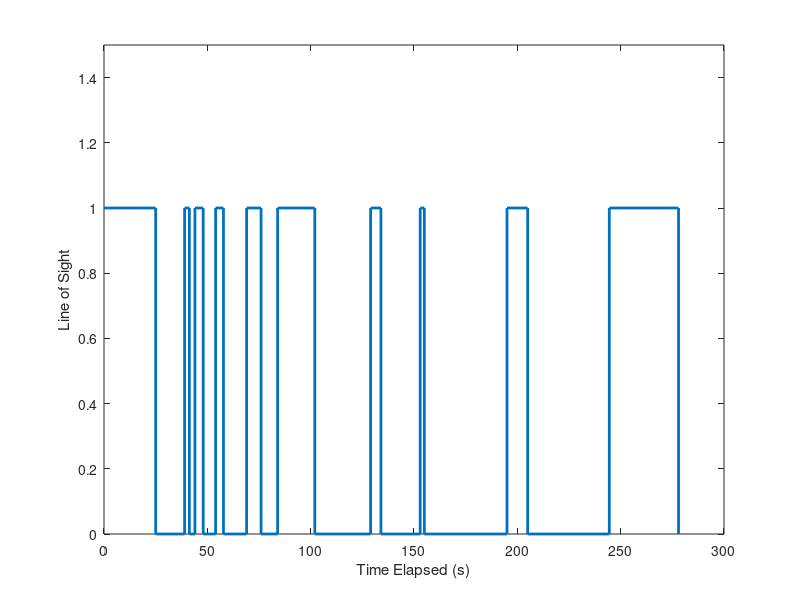

The MATLAB source for this figure:
%This data comes from the GoPro Sundance to US 189 video found on box
%X values represent the points of line of site in seconds 
X = [527 552 552 566 566 568.3 568.3 571 571 575 575 581 581 584.8 584.8 596 596 603 603 611 611 629 629 656 656 661 661 680 680 682 682 722 722 732 732 771.5 771.5 805 805];

X1 = X - 527; %We subtract 527 because we start the trip back to the US 189 at 527s in the video

Y1 = [1 1  0 0 1 1 0 0 1 1 0 0 1 1 0 0 1 1 0 0 1 1 0 0 1 1 0 0 1 1 0 0 1 1 0 0 1 1 0];
% Y Values represent when we have line of sight corresponding to the X times. 1 means we have line of
% sight, 0 means we do not.

%Here we plot the actual data:
figure()
plot(X1, Y1, 'LineWidth',2);
ylim([0 1.5]); % Y doesnt ever exceed 1; limit for aesthetic/readability
xlim([0 300]); % X values never exceed 300; same reason above
ylabel('Line of Sight');
xlabel('Time Elapsed (s)');
